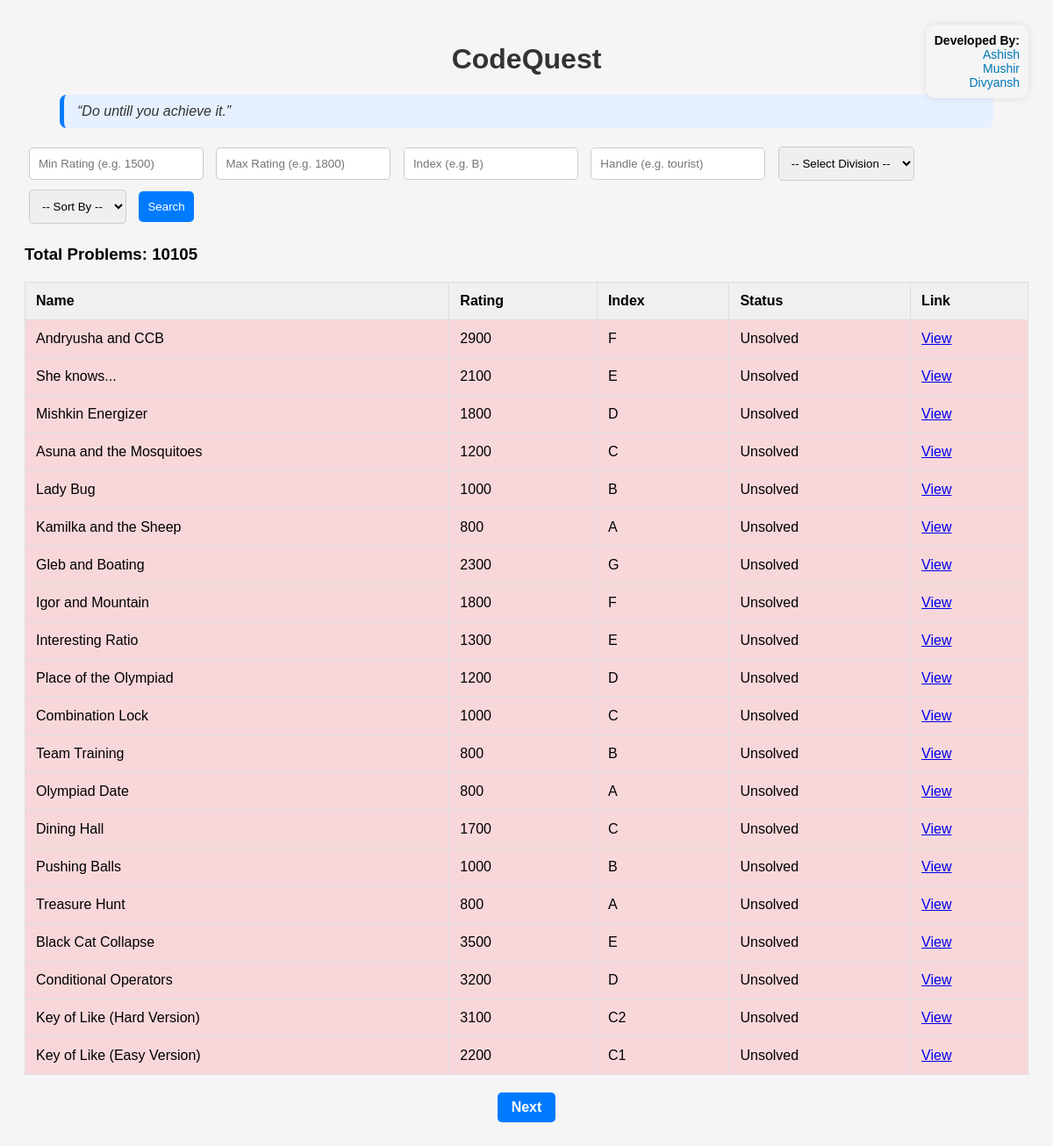
The page / on the database its author committed.
### problems/models.py (models this page shows, shortened)
class CodeforcesProblem(models.Model):
    contest_id = models.IntegerField()
    index = models.CharField(max_length=5)
    name = models.CharField(max_length=255)
    rating = models.IntegerField(null=True, blank=True)
    url = models.URLField()
    division = models.CharField(max_length=50, null=True, blank=True)

### problems/views.py (the view)
# urls.py: path('', views.filter_problems_page, name='filter_page'),
def filter_problems_page(request):
    min_rating = request.GET.get('min_rating')
    max_rating = request.GET.get('max_rating')
    index = request.GET.get('index')
    handle = request.GET.get('handle')
    division = request.GET.get('division')
    sort_by = request.GET.get('sort_by')
    page = request.GET.get('page', 1)  # Default to page 1 if not provided
    problems_page, solved_ids = filter_codeforces_problems(min_rating, max_rating, index, handle, division, sort_by, page)
    if problems_page is None:
        return render(request, 'filter_problems.html', {'error': 'Failed to fetch problems or invalid handle'})
    for prob in problems_page:
        prob.status = "solved" if prob.id in solved_ids else "unsolved"
    divisions = ["Div. 1", "Div. 2", "Div. 3", "Div. 4", "Educational", "Global"]
    return render(request, 'filter_problems.html', {
        'problems': problems_page,
        'request': request,
        'divisions': divisions,
        'page_obj': problems_page,
    })

### templates/filter_problems.html (shortened to what this page needs)
<!DOCTYPE html>
<html lang="en">
<head>
</head>
<body>
    <div class="owner-info">
        <strong>Developed By:</strong><br>
        <a href="https://www.linkedin.com/in/ashish-dixit-link" target="_blank">Ashish </a><br>
        <a href="https://www.linkedin.com/in/mushir-ali-link" target="_blank">Mushir</a><br>
        <a href="https://www.linkedin.com/in/divyansh-sharma-link" target="_blank"> Divyansh </a>
    </div>
    <h1 style="text-align: center; color: #333;">CodeQuest</h1>
    <blockquote style="font-style: italic; color: #333; margin-top: 10px; background-color: #e6f0ff; padding: 10px 15px; border-left: 5px solid #007bff; border-radius: 8px;">
        “Do untill you achieve it.”
    </blockquote>
    <form method="GET" action="{% url 'filter_page' %}">
        <input type="text" name="min_rating" placeholder="Min Rating (e.g. 1500)" value="{{ request.GET.min_rating }}">
        <input type="text" name="max_rating" placeholder="Max Rating (e.g. 1800)" value="{{ request.GET.max_rating }}">
        <input type="text" name="index" placeholder="Index (e.g. B)" value="{{ request.GET.index }}">
        <input type="text" name="handle" placeholder="Handle (e.g. tourist)" value="{{ request.GET.handle }}">
        <select name="division">
            <option value="">-- Select Division --</option>
        </select>
        <select name="sort_by">
            <option value="">-- Sort By --</option>
        </select>
        <button type="submit">Search</button>
    </form>
    {% if problems %}
        <h3>Total Problems: {{ page_obj.paginator.count }}</h3>
        <table>
            <tr>
                <th>Name</th>
                <th>Rating</th>
                <th>Index</th>
                <th>Status</th>
                <th>Link</th>
            </tr>
            {% for prob in problems %}
            <tr class="{{ prob.status }}">
                <td>{{ prob.name }}</td>
                <td>{{ prob.rating }}</td>
                <td>{{ prob.index }}</td>
                <td>{{ prob.status|title }}</td>
                <td><a href="{{ prob.url }}" target="_blank">View</a></td>
            </tr>
            {% endfor %}
        </table>
        {% if problems %}
        <div class="pagination">
            {% if page_obj.has_next %}
                <a href="?page={{ page_obj.next_page_number }}&min_rating={{ request.GET.min_rating }}&max_rating={{ request.GET.max_rating }}&index={{ request.GET.index }}&handle={{ request.GET.handle }}&division={{ request.GET.division }}&sort_by={{ request.GET.sort_by }}">Next</a>
            {% endif %}
        </div>
        {% endif %}
    {% endif %}
</body>
</html>

### templates/filter_problems.html (style rules this page uses)
body { font-family: Arial, sans-serif; padding: 20px; background-color: #f5f5f5; position: relative; }
.owner-info { position: absolute; top: 20px; right: 20px; text-align: right; font-size: 14px; background-color: #f5f5f5; padding: 10px; border-radius: 10px; box-shadow: 0 0 8px rgba(0, 0, 0, 0.1); }
.owner-info a { color: #0077b5; text-decoration: none; }
input, button, select { padding: 10px; margin: 5px; border: 1px solid #ccc; border-radius: 5px; }
button { background-color: #007bff; color: white; border: none; cursor: pointer; }
table { width: 100%; border-collapse: collapse; margin-top: 20px; background-color: white; }
th, td { padding: 12px; border: 1px solid #ddd; text-align: left; }
th { background-color: #f0f0f0; }
.unsolved { background-color: #f8d7da; }
.pagination { margin-top: 20px; display: flex; justify-content: center; gap: 10px; }
.pagination a { padding: 8px 16px; background-color: #007bff; color: white; border-radius: 5px; text-decoration: none; font-weight: bold; }

### rows shown on the page
CodeforcesProblem: name "Andryusha and CCB", rating "2900", index "F", status "Unsolved"
CodeforcesProblem: name "She knows...", rating "2100", index "E", status "Unsolved"
CodeforcesProblem: name "Mishkin Energizer", rating "1800", index "D", status "Unsolved"
CodeforcesProblem: name "Asuna and the Mosquitoes", rating "1200", index "C", status "Unsolved"
CodeforcesProblem: name "Lady Bug", rating "1000", index "B", status "Unsolved"
CodeforcesProblem: name "Kamilka and the Sheep", rating "800", index "A", status "Unsolved"
CodeforcesProblem: name "Gleb and Boating", rating "2300", index "G", status "Unsolved"
CodeforcesProblem: name "Igor and Mountain", rating "1800", index "F", status "Unsolved"
CodeforcesProblem: name "Interesting Ratio", rating "1300", index "E", status "Unsolved"
CodeforcesProblem: name "Place of the Olympiad", rating "1200", index "D", status "Unsolved"
CodeforcesProblem: name "Combination Lock", rating "1000", index "C", status "Unsolved"
CodeforcesProblem: name "Team Training", rating "800", index "B", status "Unsolved"
CodeforcesProblem: name "Olympiad Date", rating "800", index "A", status "Unsolved"
CodeforcesProblem: name "Dining Hall", rating "1700", index "C", status "Unsolved"
CodeforcesProblem: name "Pushing Balls", rating "1000", index "B", status "Unsolved"
CodeforcesProblem: name "Treasure Hunt", rating "800", index "A", status "Unsolved"
CodeforcesProblem: name "Black Cat Collapse", rating "3500", index "E", status "Unsolved"
CodeforcesProblem: name "Conditional Operators", rating "3200", index "D", status "Unsolved"
CodeforcesProblem: name "Key of Like (Hard Version)", rating "3100", index "C2", status "Unsolved"
CodeforcesProblem: name "Key of Like (Easy Version)", rating "2200", index "C1", status "Unsolved"

### other values the page prints
{{ page_obj.paginator.count }} "10105"
